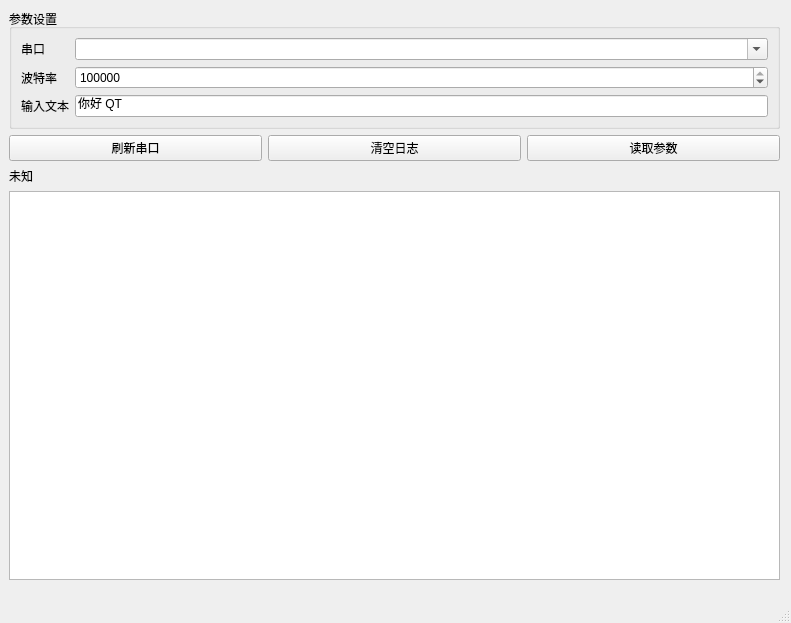
<?xml version="1.0" encoding="UTF-8"?>
<ui version="4.0">
 <class>MainWindow</class>
 <widget class="QMainWindow" name="MainWindow">
  <property name="geometry">
   <rect>
    <x>0</x>
    <y>0</y>
    <width>791</width>
    <height>623</height>
   </rect>
  </property>
  <property name="windowTitle">
   <string>MainWindow</string>
  </property>
  <widget class="QWidget" name="centralwidget">
   <property name="maximumSize">
    <size>
     <width>800</width>
     <height>600</height>
    </size>
   </property>
   <widget class="QWidget" name="layoutWidget">
    <property name="geometry">
     <rect>
      <x>9</x>
      <y>9</y>
      <width>771</width>
      <height>571</height>
     </rect>
    </property>
    <layout class="QVBoxLayout" name="verticalLayout">
     <item>
      <widget class="QGroupBox" name="groupBox">
       <property name="title">
        <string>参数设置</string>
       </property>
       <layout class="QGridLayout" name="gridLayout">
        <item row="1" column="1">
         <widget class="QSpinBox" name="baud_rate_spinBox">
          <property name="maximum">
           <number>921600</number>
          </property>
          <property name="value">
           <number>115200</number>
          </property>
         </widget>
        </item>
        <item row="0" column="1">
         <widget class="QComboBox" name="port_comboBox">
          <property name="editable">
           <bool>true</bool>
          </property>
         </widget>
        </item>
        <item row="2" column="0">
         <widget class="QLabel" name="input_label">
          <property name="text">
           <string>输入文本</string>
          </property>
         </widget>
        </item>
        <item row="2" column="1">
         <widget class="QLineEdit" name="input_lineEdit">
          <property name="text">
           <string>你好 QT</string>
          </property>
         </widget>
        </item>
        <item row="1" column="0">
         <widget class="QLabel" name="baud_tate_label">
          <property name="text">
           <string>波特率</string>
          </property>
         </widget>
        </item>
        <item row="0" column="0">
         <widget class="QLabel" name="port_label">
          <property name="text">
           <string>串口</string>
          </property>
         </widget>
        </item>
       </layout>
      </widget>
     </item>
     <item>
      <layout class="QHBoxLayout" name="horizontalLayout">
       <item>
        <widget class="QPushButton" name="refresh_pushButton">
         <property name="enabled">
          <bool>true</bool>
         </property>
         <property name="text">
          <string>刷新串口</string>
         </property>
        </widget>
       </item>
       <item>
        <widget class="QPushButton" name="refresh_pushButton_3">
         <property name="enabled">
          <bool>true</bool>
         </property>
         <property name="text">
          <string>清空日志</string>
         </property>
        </widget>
       </item>
       <item>
        <widget class="QPushButton" name="refresh_pushButton_2">
         <property name="enabled">
          <bool>true</bool>
         </property>
         <property name="text">
          <string>读取参数</string>
         </property>
        </widget>
       </item>
      </layout>
     </item>
     <item>
      <widget class="QLabel" name="log_title">
       <property name="text">
        <string>未知</string>
       </property>
      </widget>
     </item>
     <item>
      <widget class="QTextBrowser" name="log_output_browser"/>
     </item>
    </layout>
   </widget>
  </widget>
  <widget class="QMenuBar" name="menubar">
   <property name="geometry">
    <rect>
     <x>0</x>
     <y>0</y>
     <width>791</width>
     <height>21</height>
    </rect>
   </property>
  </widget>
  <widget class="QStatusBar" name="statusbar"/>
 </widget>
 <resources/>
 <connections/>
</ui>
